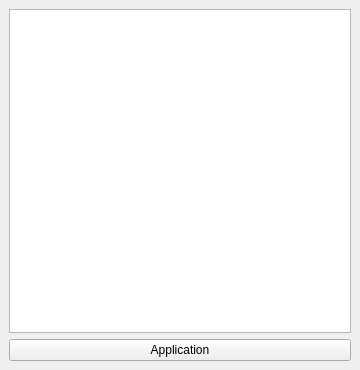
<?xml version="1.0" encoding="UTF-8"?>
<ui version="4.0">
 <class>MainWindow</class>
 <widget class="QMainWindow" name="MainWindow">
  <property name="geometry">
   <rect>
    <x>0</x>
    <y>0</y>
    <width>360</width>
    <height>370</height>
   </rect>
  </property>
  <property name="windowTitle">
   <string>MainWindow</string>
  </property>
  <widget class="QWidget" name="centralwidget">
   <layout class="QVBoxLayout" name="verticalLayout">
    <item>
     <widget class="QListWidget" name="listWidget"/>
    </item>
    <item>
     <widget class="QPushButton" name="btnBrowse">
      <property name="text">
       <string>Application</string>
      </property>
     </widget>
    </item>
   </layout>
  </widget>
 </widget>
 <resources/>
 <connections/>
</ui>
